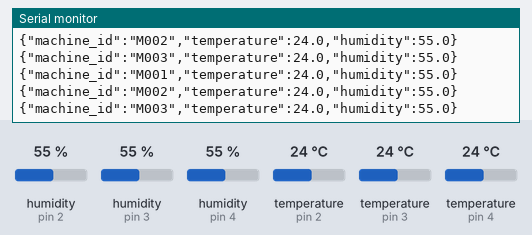
The sketch below on a simulated Arduino Uno, built with avr-gcc and run on an emulated ATmega328P. On the bench: the last lines printed to the serial monitor. The inputs (shaded band) are chosen by the test bench; at power-on: humidity (sensors on pin 2, pin 3, pin 4) 55 %, temperature (sensors on pin 2, pin 3, pin 4) 24 °C.

Above: at 5.9 s.
6.0 s: humidity (sensor on pin 2) set to 22 %
At 11.4 s:
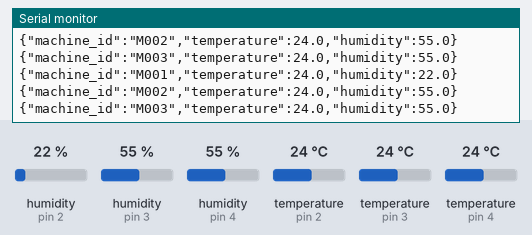
12.1 s: humidity (sensor on pin 3) set to 22 %
At 16.0 s:
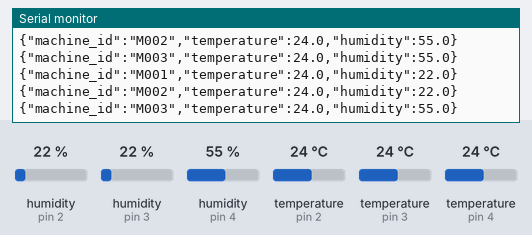
18.2 s: humidity (sensor on pin 4) set to 22 %
At 21.7 s:
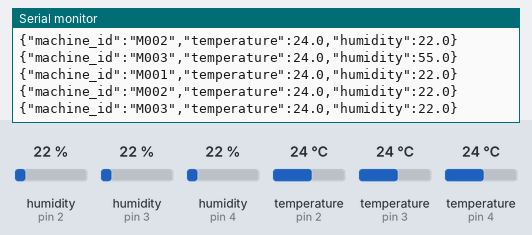
24.3 s: temperature (sensor on pin 2) set to 12 °C
At 26.3 s:
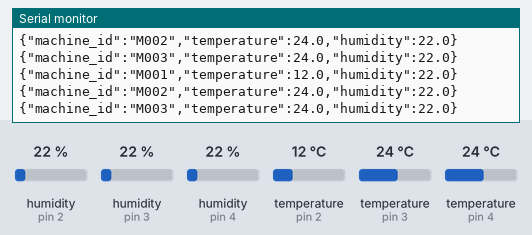
30.4 s: temperature (sensor on pin 3) set to 12 °C
At 32.1 s:
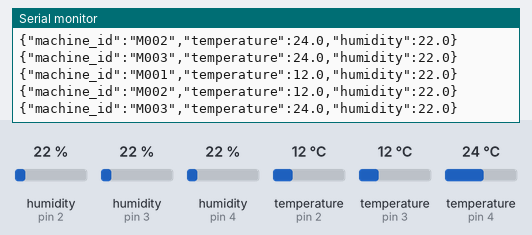
36.5 s: temperature (sensor on pin 4) set to 12 °C
At 42.4 s:
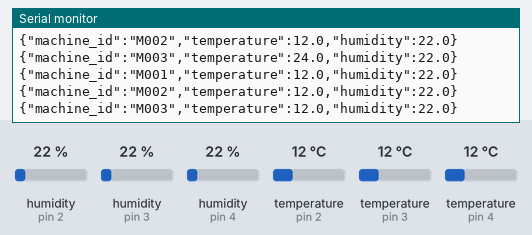
Timing chart, 0 to 43.6 s (numbered marks = the images above; inputs shaded):
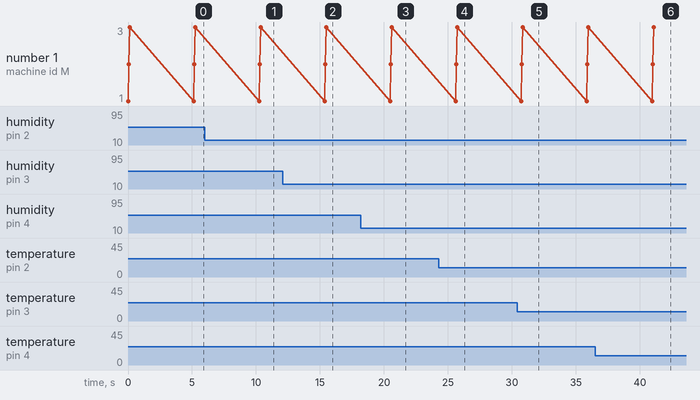

Measured:
- after the input at 6.0 s, the serial monitor: prints a new line after 4.2 s (image 1)
- after the input at 12.1 s, the serial monitor: prints a new line after 3.3 s (image 2)
- after the input at 18.2 s, the serial monitor: prints a new line after 2.4 s (image 3)
- after the input at 24.3 s, the serial monitor: prints a new line after 1.3 s (image 4)
- after the input at 30.4 s, the serial monitor: prints a new line after 0.38 s (image 5)
- after the input at 36.5 s, the serial monitor: prints a new line after 4.6 s (image 6)

The sketch:

sensor_reader.ino
```cpp
// Three DHT22 sensors (M001 pin 2, M002 pin 3, M003 pin 4). One JSON line per sensor every 5 s.
// Close the Serial Monitor before running bridge.js
#include <DHT.h>
#define DHTTYPE DHT22   // change to DHT11 if that's your sensor
DHT dht[3] = { DHT(2, DHTTYPE), DHT(3, DHTTYPE), DHT(4, DHTTYPE) };

void setup() {
  Serial.begin(9600);
  for (int i = 0; i < 3; i++) dht[i].begin();
}

void loop() {
  for (int i = 0; i < 3; i++) {
    float t = dht[i].readTemperature();
    float h = dht[i].readHumidity();
    if (!isnan(t) && !isnan(h)) {
      Serial.print("{\"machine_id\":\"M00"); Serial.print(i + 1);
      Serial.print("\",\"temperature\":"); Serial.print(t, 1);
      Serial.print(",\"humidity\":"); Serial.print(h, 1);
      Serial.println("}");
    }
  }
  delay(5000);
}
```
